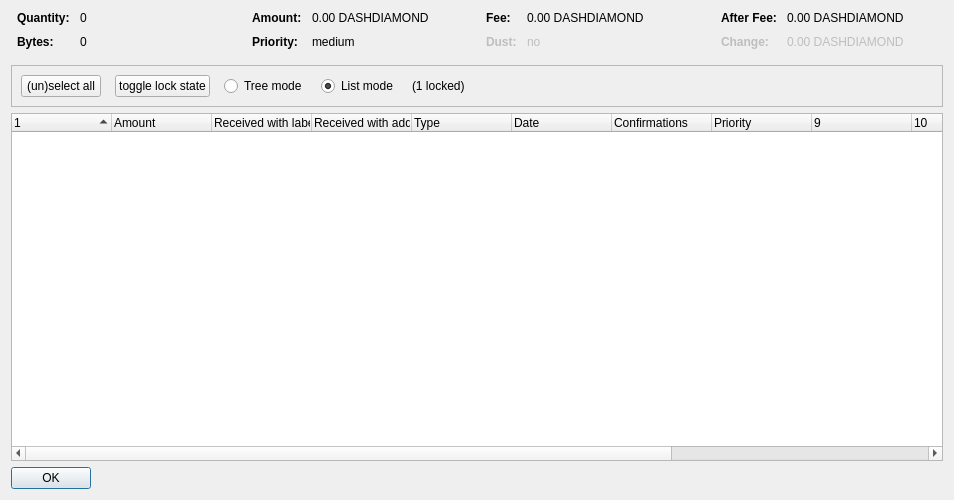
<?xml version="1.0" encoding="UTF-8"?>
<ui version="4.0">
 <class>CoinControlDialog</class>
 <widget class="QDialog" name="CoinControlDialog">
  <property name="geometry">
   <rect>
    <x>0</x>
    <y>0</y>
    <width>954</width>
    <height>500</height>
   </rect>
  </property>
  <property name="windowTitle">
   <string>Coin Selection</string>
  </property>
  <layout class="QVBoxLayout" name="verticalLayout">
   <item>
    <layout class="QHBoxLayout" name="horizontalLayoutTop" stretch="0,0,0,0">
     <property name="topMargin">
      <number>0</number>
     </property>
     <property name="bottomMargin">
      <number>10</number>
     </property>
     <item>
      <layout class="QFormLayout" name="formLayoutCoinControl1">
       <property name="horizontalSpacing">
        <number>10</number>
       </property>
       <property name="verticalSpacing">
        <number>10</number>
       </property>
       <property name="leftMargin">
        <number>6</number>
       </property>
       <property name="rightMargin">
        <number>6</number>
       </property>
       <item row="0" column="0">
        <widget class="QLabel" name="labelCoinControlQuantityText">
         <property name="font">
          <font>
           <weight>75</weight>
           <bold>true</bold>
          </font>
         </property>
         <property name="text">
          <string>Quantity:</string>
         </property>
        </widget>
       </item>
       <item row="0" column="1">
        <widget class="QLabel" name="labelCoinControlQuantity">
         <property name="cursor">
          <cursorShape>IBeamCursor</cursorShape>
         </property>
         <property name="contextMenuPolicy">
          <enum>Qt::ActionsContextMenu</enum>
         </property>
         <property name="text">
          <string notr="true">0</string>
         </property>
         <property name="textInteractionFlags">
          <set>Qt::LinksAccessibleByMouse|Qt::TextSelectableByKeyboard|Qt::TextSelectableByMouse</set>
         </property>
        </widget>
       </item>
       <item row="1" column="0">
        <widget class="QLabel" name="labelCoinControlBytesText">
         <property name="font">
          <font>
           <weight>75</weight>
           <bold>true</bold>
          </font>
         </property>
         <property name="text">
          <string>Bytes:</string>
         </property>
        </widget>
       </item>
       <item row="1" column="1">
        <widget class="QLabel" name="labelCoinControlBytes">
         <property name="cursor">
          <cursorShape>IBeamCursor</cursorShape>
         </property>
         <property name="contextMenuPolicy">
          <enum>Qt::ActionsContextMenu</enum>
         </property>
         <property name="text">
          <string notr="true">0</string>
         </property>
         <property name="textInteractionFlags">
          <set>Qt::LinksAccessibleByMouse|Qt::TextSelectableByKeyboard|Qt::TextSelectableByMouse</set>
         </property>
        </widget>
       </item>
      </layout>
     </item>
     <item>
      <layout class="QFormLayout" name="formLayoutCoinControl2">
       <property name="horizontalSpacing">
        <number>10</number>
       </property>
       <property name="verticalSpacing">
        <number>10</number>
       </property>
       <property name="leftMargin">
        <number>6</number>
       </property>
       <property name="rightMargin">
        <number>6</number>
       </property>
       <item row="0" column="0">
        <widget class="QLabel" name="labelCoinControlAmountText">
         <property name="font">
          <font>
           <weight>75</weight>
           <bold>true</bold>
          </font>
         </property>
         <property name="text">
          <string>Amount:</string>
         </property>
        </widget>
       </item>
       <item row="0" column="1">
        <widget class="QLabel" name="labelCoinControlAmount">
         <property name="cursor">
          <cursorShape>IBeamCursor</cursorShape>
         </property>
         <property name="contextMenuPolicy">
          <enum>Qt::ActionsContextMenu</enum>
         </property>
         <property name="text">
          <string notr="true">0.00 DASHDIAMOND</string>
         </property>
         <property name="textInteractionFlags">
          <set>Qt::LinksAccessibleByMouse|Qt::TextSelectableByKeyboard|Qt::TextSelectableByMouse</set>
         </property>
        </widget>
       </item>
       <item row="1" column="0">
        <widget class="QLabel" name="labelCoinControlPriorityText">
         <property name="font">
          <font>
           <weight>75</weight>
           <bold>true</bold>
          </font>
         </property>
         <property name="text">
          <string>Priority:</string>
         </property>
        </widget>
       </item>
       <item row="1" column="1">
        <widget class="QLabel" name="labelCoinControlPriority">
         <property name="cursor">
          <cursorShape>IBeamCursor</cursorShape>
         </property>
         <property name="contextMenuPolicy">
          <enum>Qt::ActionsContextMenu</enum>
         </property>
         <property name="text">
          <string>medium</string>
         </property>
         <property name="textInteractionFlags">
          <set>Qt::LinksAccessibleByMouse|Qt::TextSelectableByKeyboard|Qt::TextSelectableByMouse</set>
         </property>
        </widget>
       </item>
      </layout>
     </item>
     <item>
      <layout class="QFormLayout" name="formLayoutCoinControl3">
       <property name="horizontalSpacing">
        <number>10</number>
       </property>
       <property name="verticalSpacing">
        <number>10</number>
       </property>
       <property name="leftMargin">
        <number>6</number>
       </property>
       <property name="rightMargin">
        <number>6</number>
       </property>
       <item row="0" column="0">
        <widget class="QLabel" name="labelCoinControlFeeText">
         <property name="font">
          <font>
           <weight>75</weight>
           <bold>true</bold>
          </font>
         </property>
         <property name="text">
          <string>Fee:</string>
         </property>
        </widget>
       </item>
       <item row="0" column="1">
        <widget class="QLabel" name="labelCoinControlFee">
         <property name="cursor">
          <cursorShape>IBeamCursor</cursorShape>
         </property>
         <property name="contextMenuPolicy">
          <enum>Qt::ActionsContextMenu</enum>
         </property>
         <property name="text">
          <string notr="true">0.00 DASHDIAMOND</string>
         </property>
         <property name="textInteractionFlags">
          <set>Qt::LinksAccessibleByMouse|Qt::TextSelectableByKeyboard|Qt::TextSelectableByMouse</set>
         </property>
        </widget>
       </item>
       <item row="1" column="0">
        <widget class="QLabel" name="labelCoinControlLowOutputText">
         <property name="enabled">
          <bool>false</bool>
         </property>
         <property name="font">
          <font>
           <weight>75</weight>
           <bold>true</bold>
          </font>
         </property>
         <property name="text">
          <string>Dust:</string>
         </property>
        </widget>
       </item>
       <item row="1" column="1">
        <widget class="QLabel" name="labelCoinControlLowOutput">
         <property name="enabled">
          <bool>false</bool>
         </property>
         <property name="cursor">
          <cursorShape>IBeamCursor</cursorShape>
         </property>
         <property name="contextMenuPolicy">
          <enum>Qt::ActionsContextMenu</enum>
         </property>
         <property name="text">
          <string>no</string>
         </property>
         <property name="textInteractionFlags">
          <set>Qt::LinksAccessibleByMouse|Qt::TextSelectableByKeyboard|Qt::TextSelectableByMouse</set>
         </property>
        </widget>
       </item>
      </layout>
     </item>
     <item>
      <layout class="QFormLayout" name="formLayoutCoinControl4">
       <property name="horizontalSpacing">
        <number>10</number>
       </property>
       <property name="verticalSpacing">
        <number>10</number>
       </property>
       <property name="leftMargin">
        <number>6</number>
       </property>
       <property name="rightMargin">
        <number>6</number>
       </property>
       <item row="0" column="0">
        <widget class="QLabel" name="labelCoinControlAfterFeeText">
         <property name="font">
          <font>
           <weight>75</weight>
           <bold>true</bold>
          </font>
         </property>
         <property name="text">
          <string>After Fee:</string>
         </property>
        </widget>
       </item>
       <item row="0" column="1">
        <widget class="QLabel" name="labelCoinControlAfterFee">
         <property name="cursor">
          <cursorShape>IBeamCursor</cursorShape>
         </property>
         <property name="contextMenuPolicy">
          <enum>Qt::ActionsContextMenu</enum>
         </property>
         <property name="text">
          <string notr="true">0.00 DASHDIAMOND</string>
         </property>
         <property name="textInteractionFlags">
          <set>Qt::LinksAccessibleByMouse|Qt::TextSelectableByKeyboard|Qt::TextSelectableByMouse</set>
         </property>
        </widget>
       </item>
       <item row="1" column="0">
        <widget class="QLabel" name="labelCoinControlChangeText">
         <property name="enabled">
          <bool>false</bool>
         </property>
         <property name="font">
          <font>
           <weight>75</weight>
           <bold>true</bold>
          </font>
         </property>
         <property name="text">
          <string>Change:</string>
         </property>
        </widget>
       </item>
       <item row="1" column="1">
        <widget class="QLabel" name="labelCoinControlChange">
         <property name="enabled">
          <bool>false</bool>
         </property>
         <property name="cursor">
          <cursorShape>IBeamCursor</cursorShape>
         </property>
         <property name="contextMenuPolicy">
          <enum>Qt::ActionsContextMenu</enum>
         </property>
         <property name="text">
          <string notr="true">0.00 DASHDIAMOND</string>
         </property>
         <property name="textInteractionFlags">
          <set>Qt::LinksAccessibleByMouse|Qt::TextSelectableByKeyboard|Qt::TextSelectableByMouse</set>
         </property>
        </widget>
       </item>
      </layout>
     </item>
    </layout>
   </item>
   <item>
    <widget class="QFrame" name="frame">
     <property name="minimumSize">
      <size>
       <width>0</width>
       <height>40</height>
      </size>
     </property>
     <property name="frameShape">
      <enum>QFrame::StyledPanel</enum>
     </property>
     <property name="frameShadow">
      <enum>QFrame::Sunken</enum>
     </property>
     <layout class="QHBoxLayout" name="horizontalLayout">
      <item>
       <layout class="QHBoxLayout" name="horizontalLayoutPanel" stretch="0,0,0,0,0,0">
        <property name="spacing">
         <number>14</number>
        </property>
        <item>
         <widget class="QPushButton" name="pushButtonSelectAll">
          <property name="sizePolicy">
           <sizepolicy hsizetype="Maximum" vsizetype="Fixed">
            <horstretch>0</horstretch>
            <verstretch>0</verstretch>
           </sizepolicy>
          </property>
          <property name="text">
           <string>(un)select all</string>
          </property>
          <property name="autoDefault">
           <bool>false</bool>
          </property>
         </widget>
        </item>
        <item>
         <widget class="QPushButton" name="pushButtonToggleLock">
          <property name="sizePolicy">
           <sizepolicy hsizetype="Maximum" vsizetype="Fixed">
            <horstretch>0</horstretch>
            <verstretch>0</verstretch>
           </sizepolicy>
          </property>
          <property name="text">
           <string>toggle lock state</string>
          </property>
          <property name="autoDefault">
           <bool>false</bool>
          </property>
         </widget>
        </item>
        <item>
         <widget class="QRadioButton" name="radioTreeMode">
          <property name="sizePolicy">
           <sizepolicy hsizetype="Maximum" vsizetype="Fixed">
            <horstretch>0</horstretch>
            <verstretch>0</verstretch>
           </sizepolicy>
          </property>
          <property name="text">
           <string>Tree mode</string>
          </property>
         </widget>
        </item>
        <item>
         <widget class="QRadioButton" name="radioListMode">
          <property name="sizePolicy">
           <sizepolicy hsizetype="Maximum" vsizetype="Fixed">
            <horstretch>0</horstretch>
            <verstretch>0</verstretch>
           </sizepolicy>
          </property>
          <property name="text">
           <string>List mode</string>
          </property>
          <property name="checked">
           <bool>true</bool>
          </property>
         </widget>
        </item>
        <item>
         <widget class="QLabel" name="labelLocked">
          <property name="text">
           <string>(1 locked)</string>
          </property>
         </widget>
        </item>
        <item>
         <spacer name="horizontalSpacer">
          <property name="orientation">
           <enum>Qt::Horizontal</enum>
          </property>
          <property name="sizeHint" stdset="0">
           <size>
            <width>40</width>
            <height>20</height>
           </size>
          </property>
         </spacer>
        </item>
       </layout>
      </item>
     </layout>
    </widget>
   </item>
   <item>
    <widget class="CoinControlTreeWidget" name="treeWidget">
     <property name="contextMenuPolicy">
      <enum>Qt::CustomContextMenu</enum>
     </property>
     <property name="sortingEnabled">
      <bool>false</bool>
     </property>
     <property name="columnCount">
      <number>13</number>
     </property>
     <attribute name="headerShowSortIndicator" stdset="0">
      <bool>true</bool>
     </attribute>
     <attribute name="headerStretchLastSection">
      <bool>false</bool>
     </attribute>
     <column>
      <property name="text">
       <string/>
      </property>
     </column>
     <column>
      <property name="text">
       <string>Amount</string>
      </property>
     </column>
     <column>
      <property name="text">
       <string>Received with label</string>
      </property>
     </column>
     <column>
      <property name="text">
       <string>Received with address</string>
      </property>
     </column>
     <column>
      <property name="text">
	<string>Type</string>
      </property>
     </column>
     <column>
      <property name="text">	 
       <string>Date</string>
      </property>
     </column>
     <column>
      <property name="text">
       <string>Confirmations</string>
      </property>
      <property name="toolTip">
       <string>Confirmed</string>
      </property>
     </column>
     <column>
      <property name="text">
       <string>Priority</string>
      </property>
     </column>
     <column>
      <property name="text">
       <string/>
      </property>
     </column>
     <column>
      <property name="text">
       <string/>
      </property>
     </column>
     <column>
      <property name="text">
       <string/>
      </property>
     </column>
     <column>
      <property name="text">
       <string/>
      </property>
     </column>
     <column>
      <property name="text">
       <string/>
      </property>
     </column>
    </widget>
   </item>
   <item>
    <widget class="QDialogButtonBox" name="buttonBox">
     <property name="sizePolicy">
      <sizepolicy hsizetype="Maximum" vsizetype="Fixed">
       <horstretch>0</horstretch>
       <verstretch>0</verstretch>
      </sizepolicy>
     </property>
     <property name="orientation">
      <enum>Qt::Horizontal</enum>
     </property>
     <property name="standardButtons">
      <set>QDialogButtonBox::Ok</set>
     </property>
    </widget>
   </item>
  </layout>
 </widget>
 <customwidgets>
  <customwidget>
   <class>CoinControlTreeWidget</class>
   <extends>QTreeWidget</extends>
   <header>coincontroltreewidget.h</header>
  </customwidget>
 </customwidgets>
 <resources/>
 <connections/>
</ui>
